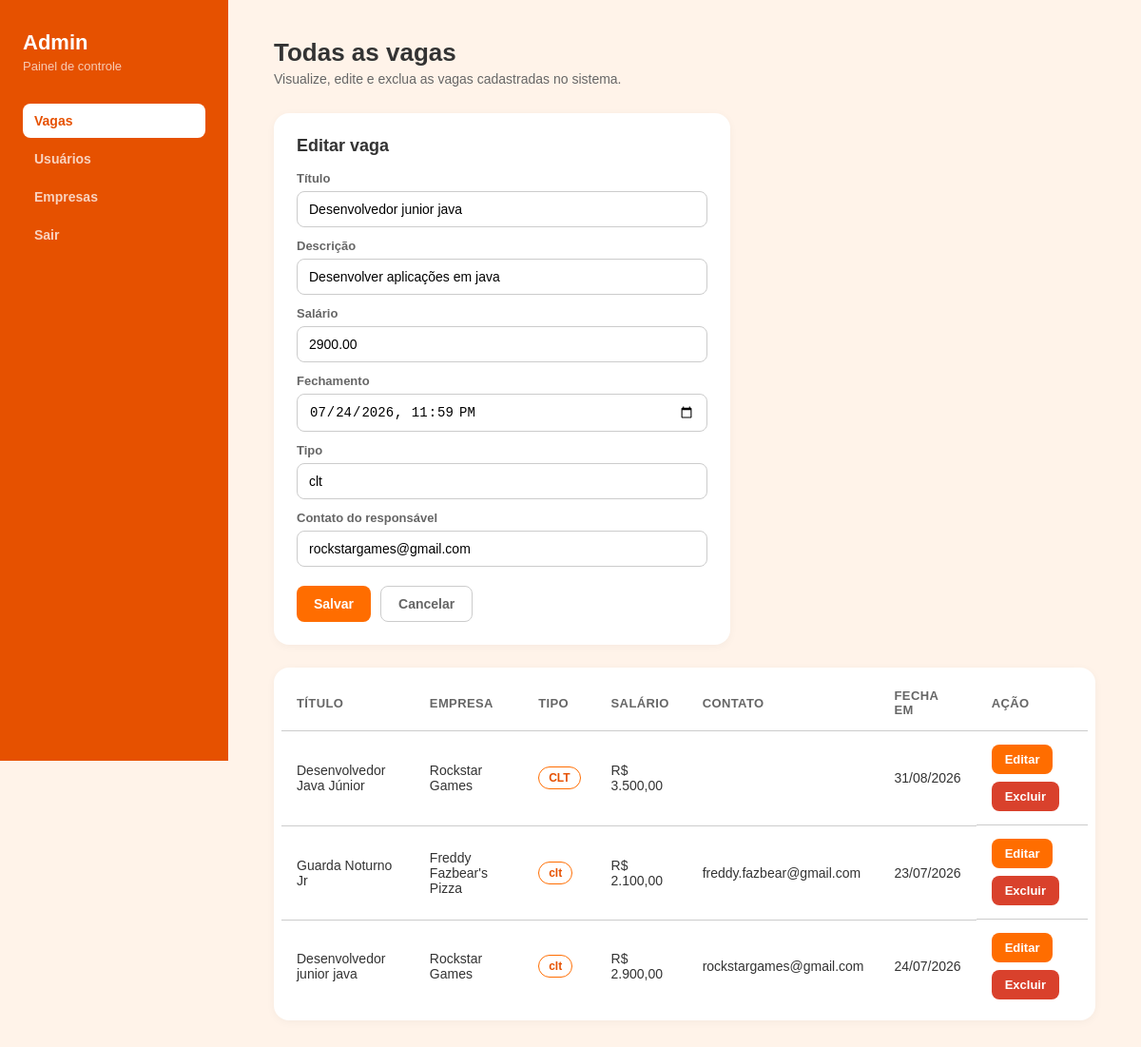
The app's page /pages/administrador.php?aba=vagas&editar=7 (signed in) with its own data.
### tables this page shows
CREATE TABLE `vaga` (
  `id_vaga` int(11) NOT NULL,
  `id_empresa` int(11) DEFAULT NULL,
  `titulo` varchar(255) NOT NULL,
  `descricao` varchar(255) NOT NULL,
  `salario` decimal(10,2) NOT NULL,
  `fechamento_vaga` datetime NOT NULL,
  `tipo_vaga` varchar(255) NOT NULL,
  `contato` varchar(255) NOT NULL DEFAULT ''
);

CREATE TABLE `empresas` (
  `ID_empresa` int(11) NOT NULL,
  `nome` varchar(100) NOT NULL,
  `email` varchar(255) NOT NULL,
  `senha` varchar(255) NOT NULL,
  `endereco` varchar(255) NOT NULL,
  `telefone` varchar(20) NOT NULL,
  `logo` varchar(255) NOT NULL
);

### classes/Vaga.php (called while the page is built, shortened)
<?php
class Vaga{
    private $conn;
    private $table_name="vaga";
    public function __construct($banco){
        $this->conn=$banco;
    }
    public function buscarPorId($id){
        $query="SELECT * FROM ".$this->table_name." WHERE id_vaga=?";
        $stmt=$this->conn->prepare($query);
        $stmt->bind_param("i",$id);
        $stmt->execute();
        return $stmt->get_result()->fetch_assoc();
    }
}
?>

### pages/administrador.php (the view, shortened to what this page needs)
<?php
require_once __DIR__ . '/../api/conexao.php';
require_once __DIR__ . '/../classes/Vaga.php';
$vagaModel = new Vaga($conn);
$usuarioModel = new Usuario($conn);
$aba = $_GET["aba"] ?? "vagas";
$editando = null;
if (isset($_GET["editar"])) {
    $idEditar = (int) $_GET["editar"];
    if ($aba === "vagas") {
        $editando = $vagaModel->buscarPorId($idEditar);
    } elseif ($aba === "usuarios") {
        $editando = $usuarioModel->lerPorIdUsuario($idEditar);
    }
}
if ($aba === "vagas") {
    $sql = "SELECT vaga.id_vaga, vaga.titulo, vaga.tipo_vaga, vaga.salario, vaga.contato,
                   vaga.fechamento_vaga, empresas.nome AS nome_empresa
            FROM vaga
            LEFT JOIN empresas ON empresas.ID_empresa = vaga.id_empresa
            ORDER BY vaga.id_vaga DESC";
    $dados = $conn->query($sql)->fetch_all(MYSQLI_ASSOC);
} elseif ($aba === "usuarios") {
    $sql = "SELECT ID_usuario AS id_usuario, nome, email FROM usuarios ORDER BY ID_usuario DESC";
    $dados = $conn->query($sql)->fetch_all(MYSQLI_ASSOC);
} elseif ($aba === "empresas") {
    $sql = "SELECT ID_empresa AS id_empresa, nome, email, telefone, endereco FROM empresas ORDER BY ID_empresa DESC";
    $dados = $conn->query($sql)->fetch_all(MYSQLI_ASSOC);
}
?>
<!DOCTYPE html>
<html lang="pt-br">
<head>
<link rel="stylesheet" href="../assets/css/base.css">
<link rel="stylesheet" href="../assets/css/appShell.css">
<link rel="stylesheet" href="../assets/css/tables.css">
</head>
<body>
<div class="app">
    <aside id="sidebar" class="sidebar">
        <h1>Admin</h1>
        <div class="subtitulo">Painel de controle</div>
        <nav>
            <a href="administrador.php?aba=vagas" class="<?= $aba === 'vagas' ? 'ativo' : '' ?>">
                Vagas
            </a>
            <a href="administrador.php?aba=usuarios" class="<?= $aba === 'usuarios' ? 'ativo' : '' ?>">
                Usuários
            </a>
            <a href="administrador.php?aba=empresas" class="<?= $aba === 'empresas' ? 'ativo' : '' ?>">
                Empresas
            </a>
            <a href="logout.php">
                Sair
            </a>
        </nav>
    </aside>
    <main class="conteudo">
        <?php if ($aba === "vagas"): ?>
            <h2>Todas as vagas</h2>
            <p class="subtitulo">Visualize, edite e exclua as vagas cadastradas no sistema.</p>
            <?php if ($editando): ?>
                <div class="form-edicao">
                    <h3>Editar vaga</h3>
                    <form method="POST" action="administrador.php?aba=vagas">
                        <label>Título</label>
                        <input type="text" name="titulo" value="<?= htmlspecialchars($editando['titulo'], ENT_QUOTES, 'UTF-8') ?>" required>
                        <label>Descrição</label>
                        <input type="text" name="descricao" value="<?= htmlspecialchars($editando['descricao'], ENT_QUOTES, 'UTF-8') ?>" required>
                        <label>Salário</label>
                        <input type="number" step="0.01" name="salario" value="<?= htmlspecialchars($editando['salario'], ENT_QUOTES, 'UTF-8') ?>" required>
                        <label>Fechamento</label>
                        <input type="datetime-local" name="fechamento_vaga" value="<?= date('Y-m-d\TH:i', strtotime($editando['fechamento_vaga'])) ?>" required>
                        <label>Tipo</label>
                        <input type="text" name="tipo_vaga" value="<?= htmlspecialchars($editando['tipo_vaga'], ENT_QUOTES, 'UTF-8') ?>" required>
                        <label>Contato do responsável</label>
                        <input type="text" name="contato" value="<?= htmlspecialchars($editando['contato'], ENT_QUOTES, 'UTF-8') ?>" required>
                        <div class="acoes-form">
                            <button type="submit" class="btn-salvar">Salvar</button>
                            <a href="administrador.php?aba=vagas" class="btn-cancelar">Cancelar</a>
                        </div>
                    </form>
                </div>
            <?php endif; ?>
            <div class="tabela-wrapper">
                <table class="tabela">
                    <thead>
                        <tr>
                            <th>Título</th>
                            <th>Empresa</th>
                            <th>Tipo</th>
                            <th>Salário</th>
                            <th>Contato</th>
                            <th>Fecha em</th>
                            <th>Ação</th>
                        </tr>
                    </thead>
                    <tbody>
                        <?php if (empty($dados)): ?>
                            <tr><td colspan="7" class="vazio">Nenhuma vaga cadastrada.</td></tr>
                        <?php else: ?>
                            <?php foreach ($dados as $vaga): ?>
                                <tr>
                                    <td><?= htmlspecialchars($vaga['titulo']) ?></td>
                                    <td><?= htmlspecialchars($vaga['nome_empresa'] ?? '-') ?></td>
                                    <td><span class="tag"><?= htmlspecialchars($vaga['tipo_vaga']) ?></span></td>
                                    <td>R$ <?= number_format($vaga['salario'], 2, ',', '.') ?></td>
                                    <td><?= htmlspecialchars($vaga['contato']) ?></td>
                                    <td><?= $vaga['fechamento_vaga'] ? date('d/m/Y', strtotime($vaga['fechamento_vaga'])) : '-' ?></td>
                                    <td class="col-acoes">
                                        <a class="btn-editar"
                                           href="administrador.php?aba=vagas&editar=<?= $vaga['id_vaga'] ?>">
                                           Editar
                                        </a>
                                        <a class="btn-excluir"
                                           href="administrador.php?aba=vagas&excluir=1&id=<?= $vaga['id_vaga'] ?>"
                                           onclick="return confirm('Excluir esta vaga?');">
                                           Excluir
                                        </a>
                                    </td>
                                </tr>
                            <?php endforeach; ?>
                        <?php endif; ?>
                    </tbody>
                </table>
            </div>
        <?php endif; ?>
    </main>
</div>
</body>
</html>

### assets/css/base.css (style rules this page uses)
*, *::before, *::after { margin: 0; padding: 0; box-sizing: border-box; }
a { color: inherit; }
html, body { height: 100%; }
:root { --accent: #FF6D00; --accent-dark: #E65100; --danger: #d9412c; --bg: #FFF3E9; --card-bg: #FFFFFF; --sidebar-bg: #E65100; --sidebar-text: rgba(255, 255, 255, 0.75); --text-principal: #333333; --text-secundario: #666666; --text-hint: #999999; --borda: #cccccc; --sucesso-bg: #e6f4ea; --sucesso-texto: #1e7a34; --sucesso-borda: #b7e2c4; --erro-bg: #fdecea; --erro-texto: #b3261e; --erro-borda: #f3b6b0; --raio-sm: 8px; --raio-md: 12px; --raio-lg: 16px; --sombra-sm: 0 2px 10px rgba(0, 0, 0, .04); --fonte: Arial, Helvetica, sans-serif; }
body { font-family: var(--fonte); background: var(--bg); color: var(--text-principal); }

### assets/css/appShell.css (style rules this page uses)
.app { display: flex; min-height: 100vh; }
.sidebar { width: 240px; flex-shrink: 0; background-color: var(--sidebar-bg); color: var(--sidebar-text); padding: 32px 24px; position: sticky; top: 0; height: 100vh; }
.sidebar h1 { color: #ffffff; font-size: 22px; font-weight: 700; }
.sidebar .subtitulo { font-size: 13px; color: rgba(255, 255, 255, 0.7); margin-top: 4px; margin-bottom: 32px; }
.sidebar nav { display: flex; flex-direction: column; gap: 4px; }
.sidebar nav a { display: block; text-decoration: none; color: var(--sidebar-text); font-size: 14px; padding: 10px 12px; border-radius: var(--raio-sm); font-weight: 600; transition: background-color 0.15s ease, color 0.15s ease, opacity 0.15s ease; }
.sidebar nav a.ativo { background-color: #ffffff; color: var(--accent-dark); }
.conteudo { flex: 1; padding: 40px 48px; max-width: 1100px; }
.conteudo h2 { font-size: 26px; font-weight: 700; color: var(--text-principal); }
.subtitulo { font-size: 14px; color: var(--text-secundario); margin-top: 4px; margin-bottom: 28px; }

### assets/css/tables.css (style rules this page uses)
.tabela-wrapper { background: var(--card-bg); border-radius: var(--raio-lg); padding: 8px; overflow-x: auto; box-shadow: var(--sombra-sm); }
.tabela { width: 100%; border-collapse: collapse; min-width: 560px; }
.tabela th { text-align: left; font-size: 13px; text-transform: uppercase; letter-spacing: 0.03em; color: var(--text-secundario); padding: 14px 16px; border-bottom: 1px solid var(--borda); }
.tabela td { padding: 14px 16px; border-bottom: 1px solid var(--borda); font-size: 14px; }
.tabela tr:last-child td { border-bottom: none; }
.tag { display: inline-block; padding: 4px 10px; border: 1px solid var(--accent); color: var(--accent-dark); border-radius: 999px; font-size: 12px; font-weight: 700; }
.col-acoes { display: flex; gap: 8px; flex-wrap: wrap; }
.btn-excluir, .btn-editar { display: inline-block; padding: 8px 14px; color: #ffffff; text-decoration: none; border-radius: var(--raio-sm); font-size: 13px; font-weight: 700; transition: opacity 0.15s ease; border: none; cursor: pointer; }
.btn-excluir { background: var(--danger); }
.btn-editar { background: var(--accent); }
.form-edicao { background: var(--card-bg); border-radius: var(--raio-lg); padding: 24px; margin-bottom: 24px; box-shadow: var(--sombra-sm); max-width: 480px; }
.form-edicao h3 { margin: 0 0 16px; font-size: 18px; }
.form-edicao label { display: block; font-size: 13px; font-weight: 700; color: var(--text-secundario); margin: 12px 0 6px; }
.form-edicao input { width: 100%; padding: 10px 12px; border: 1px solid var(--borda); border-radius: var(--raio-sm); font-size: 14px; }
.acoes-form { display: flex; gap: 10px; margin-top: 20px; }
.btn-salvar { background: var(--accent); color: #ffffff; border: none; padding: 10px 18px; border-radius: var(--raio-sm); font-weight: 700; font-size: 14px; cursor: pointer; }
.btn-cancelar { padding: 10px 18px; border-radius: var(--raio-sm); font-weight: 700; font-size: 14px; text-decoration: none; color: var(--text-secundario); border: 1px solid var(--borda); }

### records on screen
vaga: titulo "Desenvolvedor junior java", descricao "Desenvolver aplicações em java", salario "2900.00", fechamento_vaga "07/24/2026 23:59", tipo_vaga "clt", contato "rockstargames@gmail.com", id_empresa.nome "Rockstar Games", salario "2.900,00", fechamento_vaga "24/07/2026"
vaga: titulo "Desenvolvedor Java Júnior", id_empresa.nome "Rockstar Games", tipo_vaga "CLT", salario "3.500,00", fechamento_vaga "31/08/2026"
vaga: titulo "Guarda Noturno Jr", id_empresa.nome "Freddy Fazbear's Pizza", tipo_vaga "clt", salario "2.100,00", contato "freddy.fazbear@gmail.com", fechamento_vaga "23/07/2026"
